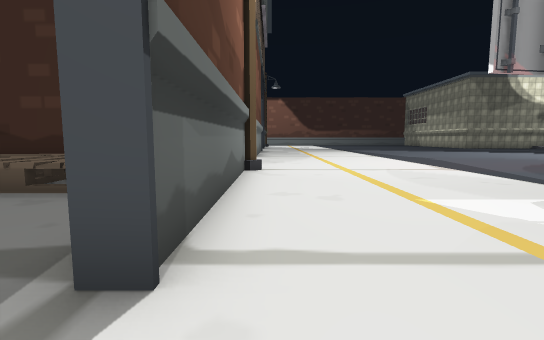
[1] (above)

24 first-person views from a walk through a 3-D level made in the Unity game engine. The camera is 1.5 m above the floor, tilts 6° down and sees 85° across. The floor is counted in squares, 1.8 m on a side. Each view is taken from the middle of a square. On the plan, view 1 faces up. The plan holds only what a view shows up to about 11 squares ahead; the rest is blank. The place goes on beyond the plan. The player character is not drawn. Door leaves are left out, so doorways stand open. Some surface patterns are stand-ins.

[2]
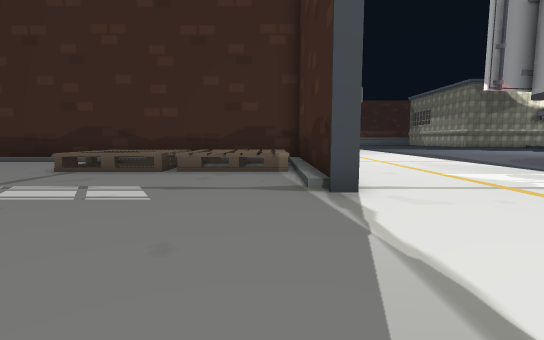

[3]
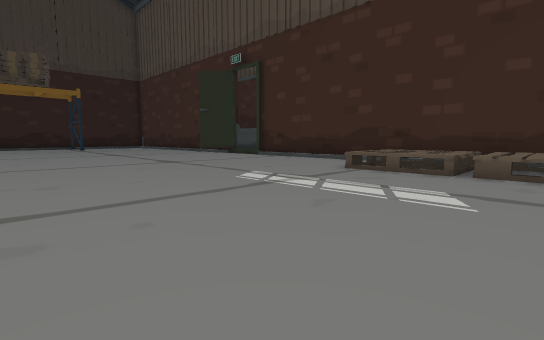

[4]
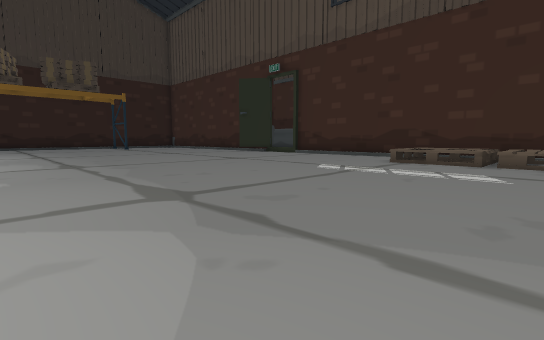

[5]
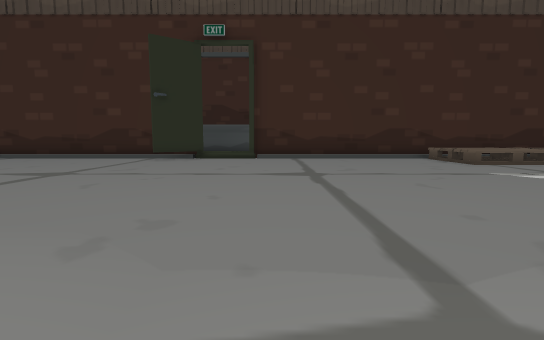

[6]
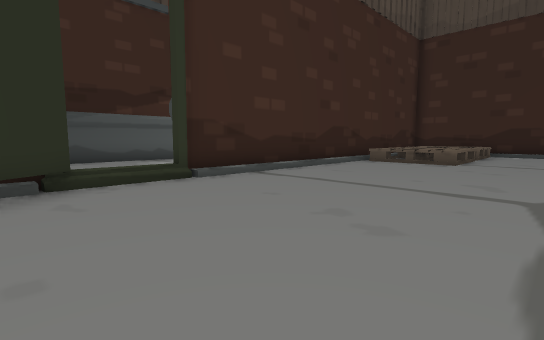

[7]
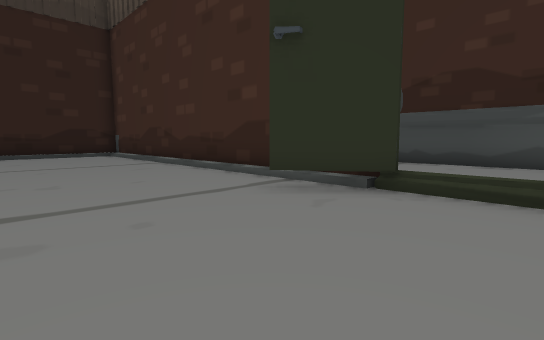

[8]
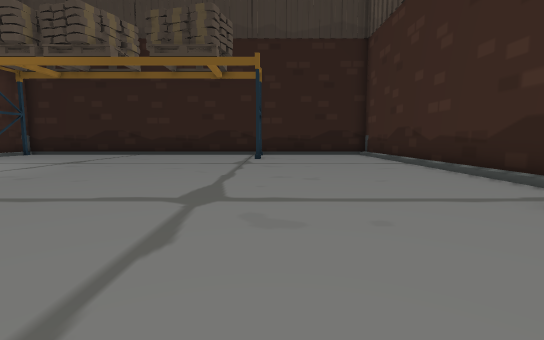

[9]
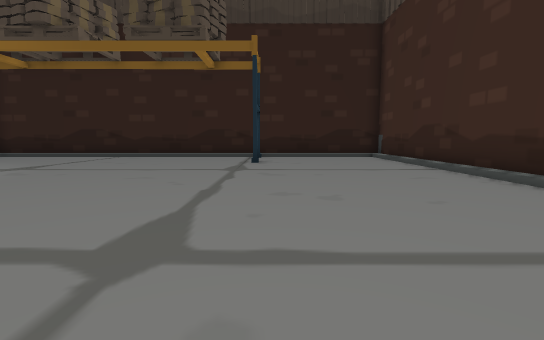

[10]
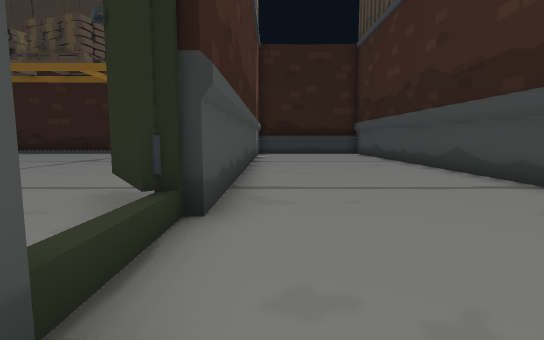

[11]
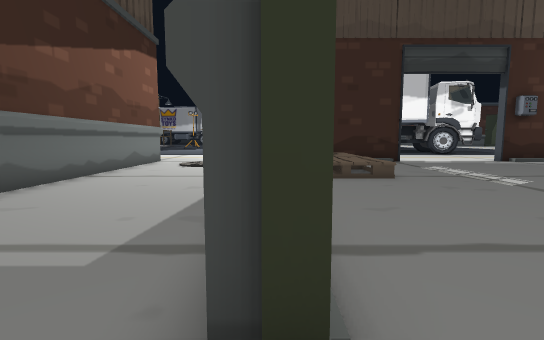

[12]
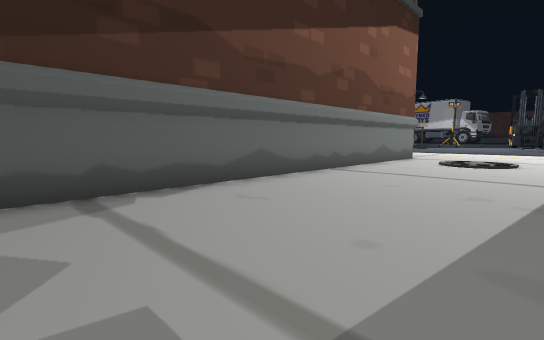

[13]
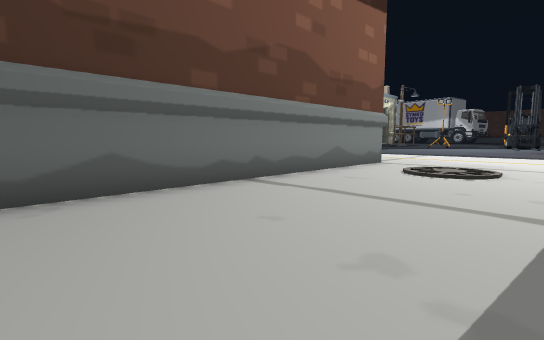

[14]
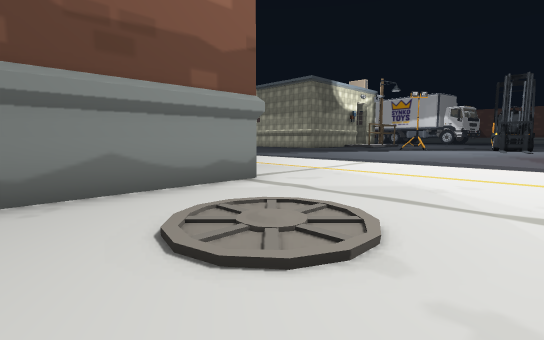

[15]
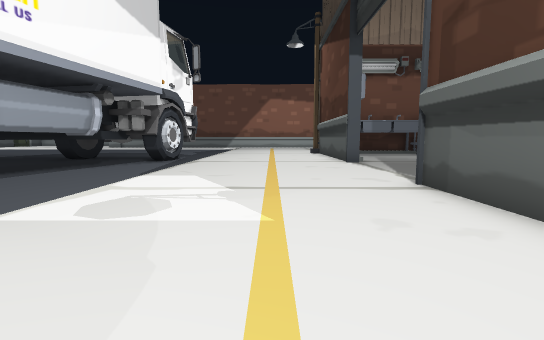

[16]
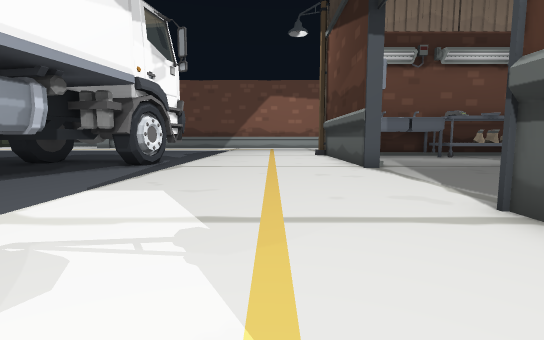

[17]
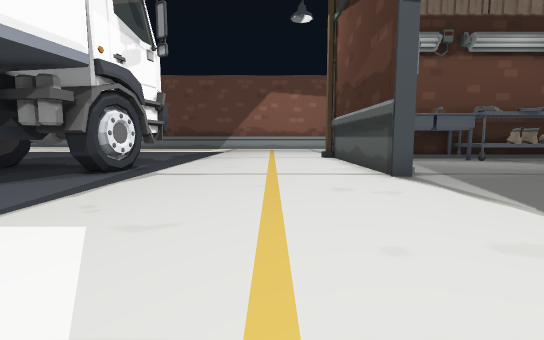

[18]
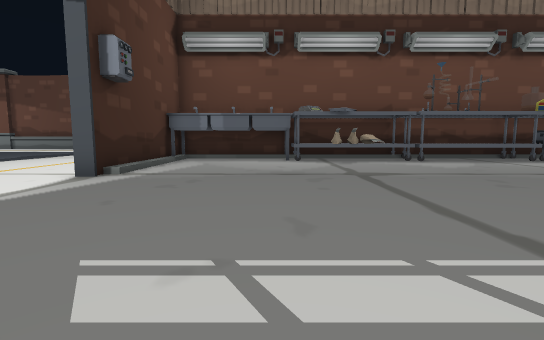

[19]
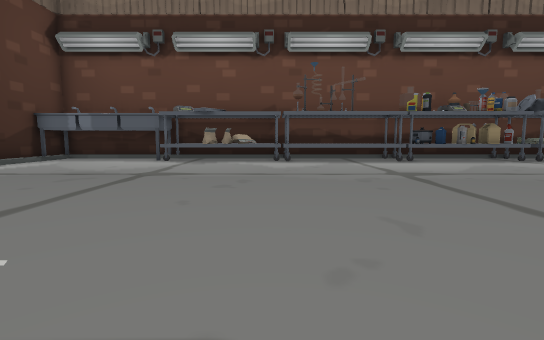

[20]
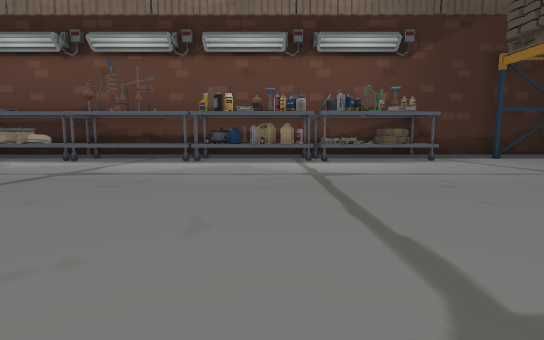

[21]
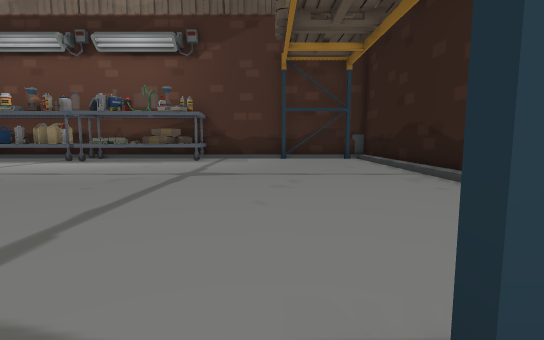

[22]
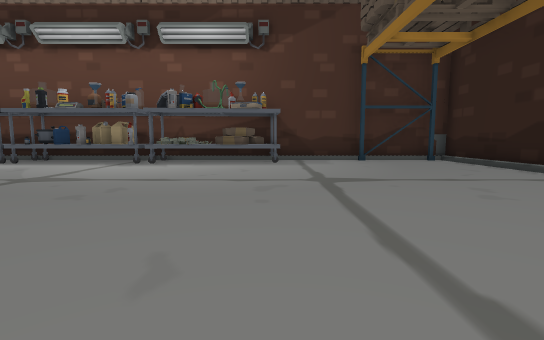

[23]
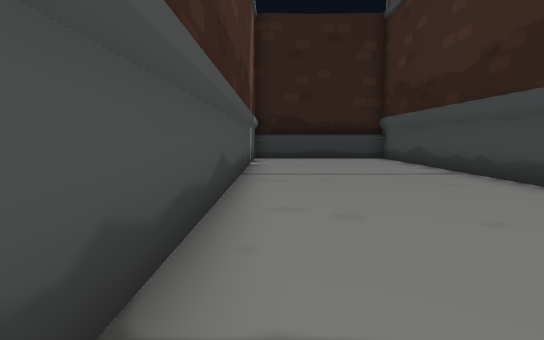

[24]
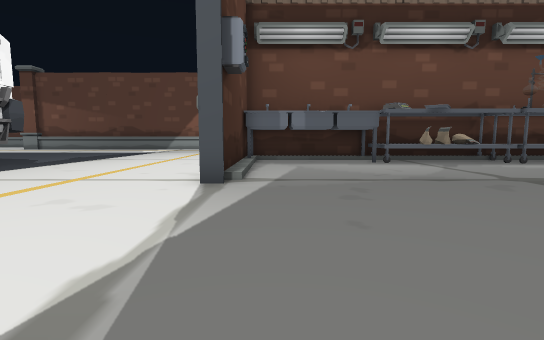

### Floor plan
Points are (right, up) in squares from view 1. A wall is a line through its corners. A room is listed if a view was taken in it or the views show most of it. See-through windows are left out.
Room 1 (views 1, 2, 3, 4, 5, 6, 7, 8, 9, 10, 11, 12, 13, 14, 15, 16, 17, 18, 19, 20, 21, 22, 23, 24)
walls: (-14.6, 7.8) (-15.5, 7.8); (-15, 7.8) (-15, 8.4); (-20, 8) (-28.1, 8); (-0.7, 8) (-0.7, 1.6) (-1, 1.6) (-1, 8) (-14.8, 8); (-18.8, -8.4) (-18.3, -8.5); (-19.6, -8) (-5.8, -8); (-0.6, 13.7) (-29.1, 13.7); (-1, -8.4) (-1, -3.5) (-0.7, -3.5) (-0.7, -8.1); (-21.3, -8.4) (-20.6, -8.6); (-23, -8.3) (-22, -8.5); (-24.4, -8) (-19.8, -8); (6.8, -1) (7.6, -1.1); (5.7, -5.1) (5.9, -4.2); (5.7, -5.4) (5.8, -4.9); (5.9, -5.1) (6, -3.6) (6.6, -3.7); (-29.1, 8.3) (-17, 8.3) (-17, 7.6) (-18.6, 6.5); (5.4, -6.5) (5.5, -5.9); (7.3, -4) (8.1, 0.4); (7.1, -4.7) (7.6, -4.8)
low walls: (-14.6, 7.5) (-14.6, 7.8); (-16.5, 7.8) (-17.4, 7.8); (-1, 2) (-1.5, 2); (5.9, -4.2) (6.2, -3.7); (5.9, -4.9) (6.1, -4.3)
objects: other object (-7, 5) to (-5, 7); other object (-4, 5) to (-2, 7)

Positions as (right, up) in squares from view 1, and headings:
1: (0, 0), facing up
2: (-2, -3), facing up
3: (-3, -3), facing up-left
4: (-3, -6), facing up-left
5: (-14, -5), facing up
6: (-18, 2), facing up-right
7: (-15, 3), facing up-left
8: (-15, 3), facing left
9: (-17, 3), facing left
10: (-14, 9), facing left
11: (-16, 8), facing right
12: (-14, 9), facing up-right
13: (-11, 9), facing up-right
14: (-5, 9), facing up-right
15: (2, 7), facing down
16: (2, 5), facing down
17: (2, 3), facing down
18: (-5, 3), facing down
19: (-10, 3), facing down
20: (-18, 3), facing down
21: (-27, 3), facing down
22: (-24, 2), facing down
23: (-18, 9), facing left
24: (-2, 2), facing down
